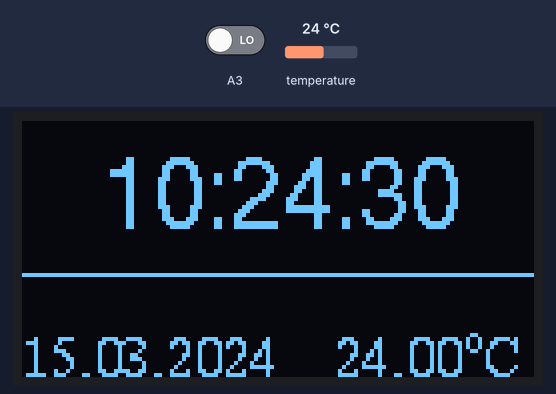
Recording of a sketch running on a simulated Arduino Nano, built with avr-gcc and run on an emulated ATmega328P. Shown: 128×64 one-colour display. Inputs (shaded band) come from the test bench; at power-on: temperature 24 °C, A3 LOW. The local clock reads 2024-03-15 10:24:30 at power-on unless the sketch sets it.

Above: at 1.2 s.
1.3 s: temperature set to 12 °C
At 3.3 s:
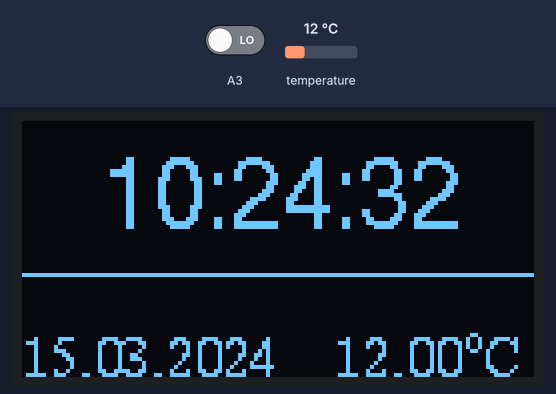
3.5 s: temperature set to 19 °C
At 4.3 s:
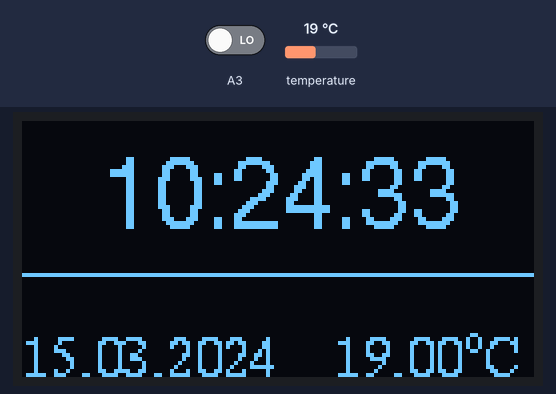
6.0 s: temperature set to 28 °C
At 7.8 s:
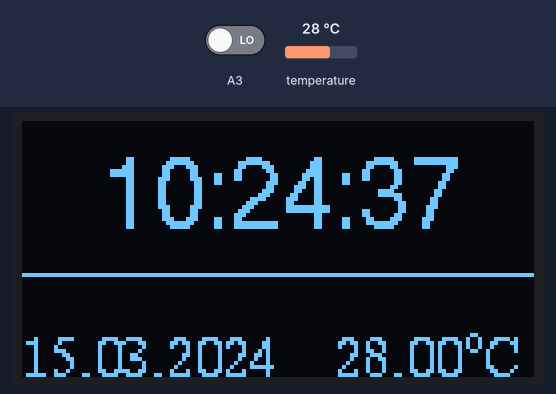
Timing chart, 0 to 9.3 s (numbered marks = the images above; inputs shaded):
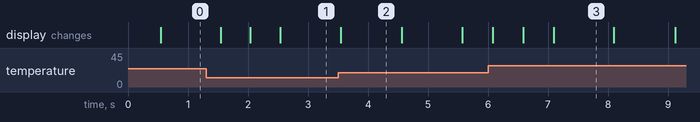

Measured:
- what the display in image 2 shows lasts 1.1 s, from 3.5 s to 4.6 s

The sketch:

OLED_Clock.ino
```cpp
/*

*/
#include <Arduino.h>
#include <U8g2lib.h>
#ifdef U8X8_HAVE_HW_SPI
#include <SPI.h>
#endif
#ifdef U8X8_HAVE_HW_I2C
#include <Wire.h>
#endif

#include <DS3231.h>


//U8X8_SH1106_128X64_NONAME_HW_I2C u8x8(/* reset=*/ U8X8_PIN_NONE);
U8G2_SH1106_128X64_NONAME_1_HW_I2C u8g2(U8G2_R0, /* reset=*/ U8X8_PIN_NONE);
DS3231  rtc(SDA, SCL);
Time  t;

char currentTime;
unsigned long hour = 0;
unsigned long min = 0;
unsigned long sec = 0 ;
unsigned long mid = 0;
unsigned long midH = 0;
int v = 0;
int k = 0;
int val=0;
int inputPin = 16;

//unsigned long currentMillis = millis();
unsigned long previousMillis = 0;


void getTime() {
  t = rtc.getTime();
  currentTime = (t.hour*3600 + t.min*60 + t.sec);
}

/*void timeMake() {
  //setTime = hour*3600*1000 + min*60*1000+sec*1000;
  //Serial.println((setTime +millis() - startTime)/1000);
  currentTime = (setTime +millis() - startTime)/1000;
  //Serial.println(currentTime);
  mid = currentTime / 60;
  midH = mid /60;
  sec = currentTime - (mid*60);
  min = mid - midH*60;
  day = midH / 24;
  hour = midH - day*24;
}*/
void printTime() {
 u8g2.setFont(u8g2_font_helvR18_tn);
  u8g2.setCursor(20, 27);
  u8g2.print(rtc.getTimeStr());
}

void printDay() {
  //u8g2.setFont(u8g2_font_timR12_tn);
  u8g2.setFont(u8g2_font_timR10_tn);
  u8g2.setCursor(0, 64);
  u8g2.print(rtc.getDateStr());
}

void printTempt() {
  u8g2.setFont(u8g2_font_timR10_tr);
  //u8g2.setFont(u8g2_font_timR12_tn);
  u8g2.setCursor(78, 64);
  u8g2.print(rtc.getTemp());
  //u8g2.print("o");

  u8g2.setFont(u8g2_font_timR08_tr);
  u8g2.setCursor(111,58);
  u8g2.print('o');
  u8g2.setFont(u8g2_font_timR10_tr);
  u8g2.setCursor(115,64);
  u8g2.print('C');

}

void setup() {
  //Serial.begin(115200);
  rtc.begin();
  u8g2.begin();
  pinMode(A3, INPUT);

}

void loop() {
  unsigned long currentMillis = millis();
  //unsigned long previousMillis = 0;
  val = digitalRead(A3);
  if (val == HIGH){
    //Serial.println("Highhh");
    u8g2.setPowerSave(0);
    previousMillis=currentMillis;
  }
  if (val == LOW){
    //Serial.println("Lowww");
    if (currentMillis-previousMillis >= 300000){
      u8g2.setPowerSave(1);
    }

  }
  //u8g2.setPowerSave(1);
  //rtc.getTimeStr()
  u8g2.drawLine(0, 38, 128, 38);
  if (rtc.getTimeStr() != currentTime) {
    currentTime=rtc.getTimeStr();
  u8g2.firstPage();
  do {
    u8g2.setContrast(35);

    u8g2.drawLine(0, 38, 128, 38);

    /*if ((k <128) and (v==0)) {
      k++;
    }
    if ((k >= 128) and (v <128)){
      v++;
    }
    if ((k>=128) and (v>=128)){
      v = 0;
      k = 0;
    }*/
    //Serial.println(n);
    printTime();
    printDay();
    printTempt();
  } while ( u8g2.nextPage() );
  }
  //currentTime=millis();
  //}
  //delay (500);

}
```
